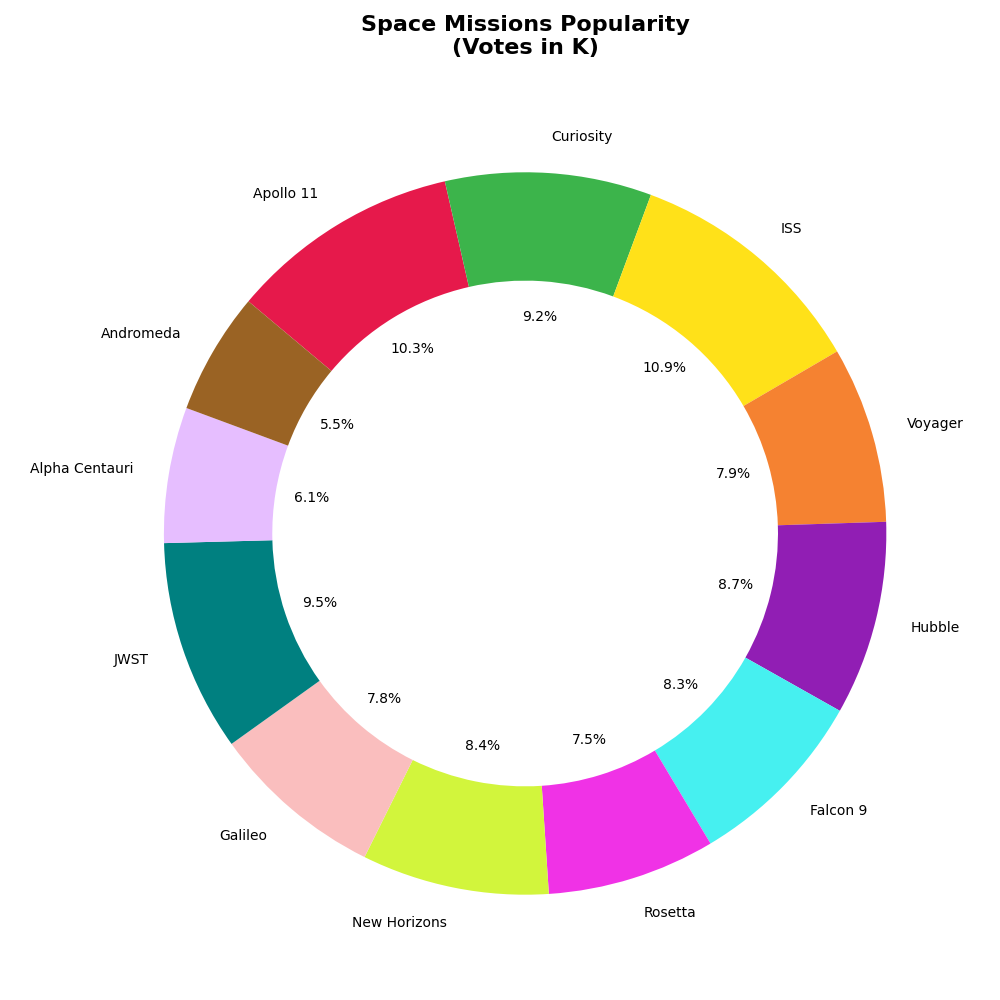

This figure's Python source:
import matplotlib.pyplot as plt
import numpy as np

missions = [
    'Apollo 11',
    'Curiosity',
    'ISS',
    'Voyager',
    'Hubble',
    'Falcon 9',
    'Rosetta',
    'New Horizons',
    'Galileo',
    'JWST',
    'Alpha Centauri',
    'Andromeda'
]

votes = np.array([850, 760, 900, 650, 715, 680, 620, 690, 640, 780, 500, 450])

fig, ax = plt.subplots(figsize=(10, 10))
ax.pie(votes, labels=missions, colors=['#e6194b', '#3cb44b', '#ffe119', '#f58231', '#911eb4', 
                                        '#46f0f0', '#f032e6', '#d2f53c', '#fabebe', '#008080', 
                                        '#e6beff', '#9a6324'], autopct='%1.1f%%', startangle=140, counterclock=False, wedgeprops=dict(width=0.3))

ax.set_title("Space Missions Popularity\n(Votes in K)", fontsize=16, fontweight='bold', pad=20)

plt.tight_layout()
plt.show()
